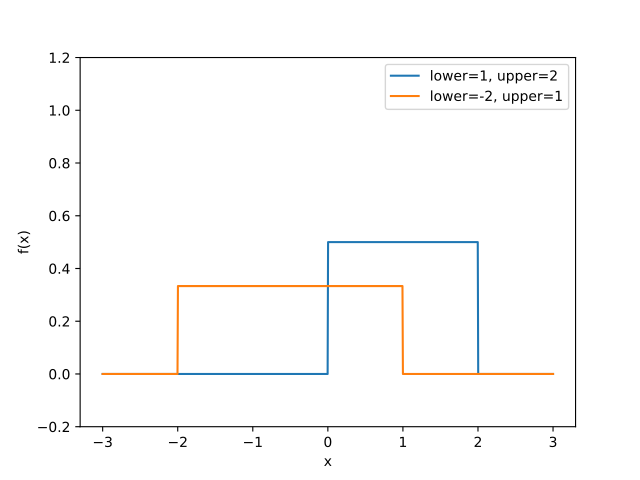

Write the Python code that produced this figure.
import matplotlib.pyplot as plt
import numpy as np
x = np.linspace(-3.0, 3.0, 1000)
a, b = 0.0, 2.0
y = np.zeros(1000)
y[(x<b) & (x>a)] = 1.0/(b-a)
fig, ax = plt.subplots()
ax.plot(x, y, label='lower=1, upper=2')
a, b = -2.0, 1.0
y = np.zeros(1000)
y[(x<b) & (x>a)] = 1.0/(b-a)
ax.plot(x, y, label='lower=-2, upper=1')
ax.legend(loc='upper right')
ax.set(ylim=[-0.2,1.2], xlabel='x', ylabel='f(x)')
plt.show()
